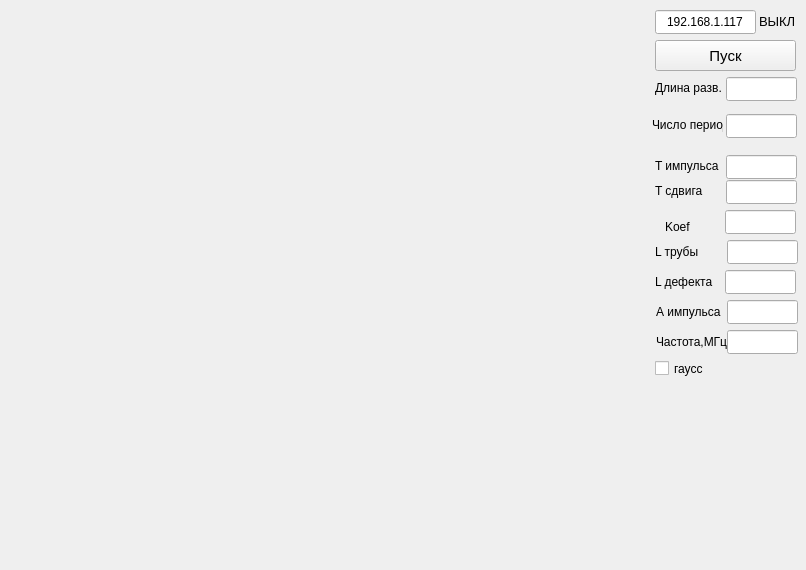
<?xml version="1.0" encoding="UTF-8"?>
<ui version="4.0">
 <class>q_red_pit_control</class>
 <widget class="QMainWindow" name="q_red_pit_control">
  <property name="geometry">
   <rect>
    <x>0</x>
    <y>0</y>
    <width>806</width>
    <height>570</height>
   </rect>
  </property>
  <property name="windowTitle">
   <string>q_red_pit_control</string>
  </property>
  <widget class="QWidget" name="centralWidget">
   <layout class="QHBoxLayout" name="horizontalLayout" stretch="1,0">
    <property name="spacing">
     <number>2</number>
    </property>
    <property name="leftMargin">
     <number>0</number>
    </property>
    <property name="topMargin">
     <number>0</number>
    </property>
    <property name="rightMargin">
     <number>0</number>
    </property>
    <property name="bottomMargin">
     <number>0</number>
    </property>
    <item>
     <widget class="PlotterWidget" name="widget_plot" native="true"/>
    </item>
    <item>
     <widget class="QWidget" name="widget" native="true">
      <property name="minimumSize">
       <size>
        <width>161</width>
        <height>0</height>
       </size>
      </property>
      <widget class="QLabel" name="label">
       <property name="geometry">
        <rect>
         <x>10</x>
         <y>76</y>
         <width>71</width>
         <height>24</height>
        </rect>
       </property>
       <property name="text">
        <string>Длина разв.</string>
       </property>
      </widget>
      <widget class="QLabel" name="label_con_state">
       <property name="geometry">
        <rect>
         <x>114</x>
         <y>11</y>
         <width>51</width>
         <height>21</height>
        </rect>
       </property>
       <property name="font">
        <font>
         <pointsize>10</pointsize>
        </font>
       </property>
       <property name="text">
        <string>ВЫКЛ</string>
       </property>
      </widget>
      <widget class="param_ed" name="ed_osc_length">
       <property name="geometry">
        <rect>
         <x>81</x>
         <y>77</y>
         <width>71</width>
         <height>24</height>
        </rect>
       </property>
       <property name="font">
        <font>
         <pointsize>11</pointsize>
        </font>
       </property>
       <property name="alignment">
        <set>Qt::AlignCenter</set>
       </property>
      </widget>
      <widget class="QLineEdit" name="lineEdit_ip">
       <property name="geometry">
        <rect>
         <x>10</x>
         <y>10</y>
         <width>101</width>
         <height>24</height>
        </rect>
       </property>
       <property name="font">
        <font>
         <pointsize>9</pointsize>
        </font>
       </property>
       <property name="text">
        <string>192.168.1.117</string>
       </property>
       <property name="alignment">
        <set>Qt::AlignCenter</set>
       </property>
      </widget>
      <widget class="QPushButton" name="pushButton_start_stop">
       <property name="geometry">
        <rect>
         <x>10</x>
         <y>40</y>
         <width>141</width>
         <height>31</height>
        </rect>
       </property>
       <property name="font">
        <font>
         <pointsize>11</pointsize>
        </font>
       </property>
       <property name="text">
        <string>Пуск</string>
       </property>
       <property name="checkable">
        <bool>true</bool>
       </property>
      </widget>
      <widget class="param_ed" name="ed_t_imp_len">
       <property name="geometry">
        <rect>
         <x>81</x>
         <y>155</y>
         <width>71</width>
         <height>24</height>
        </rect>
       </property>
       <property name="font">
        <font>
         <pointsize>11</pointsize>
        </font>
       </property>
       <property name="alignment">
        <set>Qt::AlignCenter</set>
       </property>
      </widget>
      <widget class="QLabel" name="label_t_imp">
       <property name="geometry">
        <rect>
         <x>10</x>
         <y>154</y>
         <width>71</width>
         <height>24</height>
        </rect>
       </property>
       <property name="text">
        <string>T импульса</string>
       </property>
      </widget>
      <widget class="param_ed" name="ed_t_imp_offset">
       <property name="geometry">
        <rect>
         <x>81</x>
         <y>180</y>
         <width>71</width>
         <height>24</height>
        </rect>
       </property>
       <property name="font">
        <font>
         <pointsize>11</pointsize>
        </font>
       </property>
       <property name="alignment">
        <set>Qt::AlignCenter</set>
       </property>
      </widget>
      <widget class="QLabel" name="label_t_imp_offset">
       <property name="geometry">
        <rect>
         <x>10</x>
         <y>179</y>
         <width>71</width>
         <height>24</height>
        </rect>
       </property>
       <property name="text">
        <string>T сдвига</string>
       </property>
      </widget>
      <widget class="param_ed" name="ed_t_cycle">
       <property name="geometry">
        <rect>
         <x>82</x>
         <y>240</y>
         <width>71</width>
         <height>24</height>
        </rect>
       </property>
       <property name="font">
        <font>
         <pointsize>11</pointsize>
        </font>
       </property>
       <property name="alignment">
        <set>Qt::AlignCenter</set>
       </property>
      </widget>
      <widget class="QLabel" name="label_t_def">
       <property name="geometry">
        <rect>
         <x>10</x>
         <y>270</y>
         <width>61</width>
         <height>24</height>
        </rect>
       </property>
       <property name="text">
        <string>L дефекта</string>
       </property>
      </widget>
      <widget class="QLabel" name="label_t_cycle">
       <property name="geometry">
        <rect>
         <x>10</x>
         <y>240</y>
         <width>51</width>
         <height>24</height>
        </rect>
       </property>
       <property name="text">
        <string>L трубы</string>
       </property>
      </widget>
      <widget class="param_ed" name="ed_t_def">
       <property name="geometry">
        <rect>
         <x>80</x>
         <y>270</y>
         <width>71</width>
         <height>24</height>
        </rect>
       </property>
       <property name="font">
        <font>
         <pointsize>11</pointsize>
        </font>
       </property>
       <property name="alignment">
        <set>Qt::AlignCenter</set>
       </property>
      </widget>
      <widget class="QLabel" name="label_a_imp">
       <property name="geometry">
        <rect>
         <x>11</x>
         <y>300</y>
         <width>71</width>
         <height>24</height>
        </rect>
       </property>
       <property name="text">
        <string>А импульса</string>
       </property>
      </widget>
      <widget class="param_ed" name="ed_a_imp">
       <property name="geometry">
        <rect>
         <x>82</x>
         <y>300</y>
         <width>71</width>
         <height>24</height>
        </rect>
       </property>
       <property name="font">
        <font>
         <pointsize>11</pointsize>
        </font>
       </property>
       <property name="alignment">
        <set>Qt::AlignCenter</set>
       </property>
      </widget>
      <widget class="QLabel" name="label_f_imp">
       <property name="geometry">
        <rect>
         <x>11</x>
         <y>330</y>
         <width>71</width>
         <height>24</height>
        </rect>
       </property>
       <property name="text">
        <string>Частота,МГц</string>
       </property>
      </widget>
      <widget class="param_ed" name="ed_f_imp">
       <property name="geometry">
        <rect>
         <x>82</x>
         <y>330</y>
         <width>71</width>
         <height>24</height>
        </rect>
       </property>
       <property name="font">
        <font>
         <pointsize>11</pointsize>
        </font>
       </property>
       <property name="alignment">
        <set>Qt::AlignCenter</set>
       </property>
      </widget>
      <widget class="QCheckBox" name="checkBox_gauss">
       <property name="geometry">
        <rect>
         <x>10</x>
         <y>360</y>
         <width>70</width>
         <height>17</height>
        </rect>
       </property>
       <property name="text">
        <string>гаусс</string>
       </property>
      </widget>
      <widget class="QLabel" name="label_num_periods">
       <property name="geometry">
        <rect>
         <x>7</x>
         <y>113</y>
         <width>71</width>
         <height>24</height>
        </rect>
       </property>
       <property name="text">
        <string>Число периодов</string>
       </property>
      </widget>
      <widget class="param_ed" name="ed_num_periods">
       <property name="geometry">
        <rect>
         <x>81</x>
         <y>114</y>
         <width>71</width>
         <height>24</height>
        </rect>
       </property>
       <property name="font">
        <font>
         <pointsize>11</pointsize>
        </font>
       </property>
       <property name="alignment">
        <set>Qt::AlignCenter</set>
       </property>
      </widget>
      <widget class="param_ed" name="ed_pre">
       <property name="geometry">
        <rect>
         <x>80</x>
         <y>210</y>
         <width>71</width>
         <height>24</height>
        </rect>
       </property>
       <property name="font">
        <font>
         <pointsize>11</pointsize>
        </font>
       </property>
       <property name="alignment">
        <set>Qt::AlignCenter</set>
       </property>
      </widget>
      <widget class="QLabel" name="label_2">
       <property name="geometry">
        <rect>
         <x>20</x>
         <y>220</y>
         <width>46</width>
         <height>13</height>
        </rect>
       </property>
       <property name="text">
        <string>Koef</string>
       </property>
      </widget>
     </widget>
    </item>
   </layout>
  </widget>
 </widget>
 <layoutdefault spacing="6" margin="11"/>
 <customwidgets>
  <customwidget>
   <class>PlotterWidget</class>
   <extends>QWidget</extends>
   <header location="global">PlotterWidget.h</header>
   <container>1</container>
  </customwidget>
  <customwidget>
   <class>param_ed</class>
   <extends>QLineEdit</extends>
   <header location="global">param_ed.h</header>
  </customwidget>
 </customwidgets>
 <tabstops>
  <tabstop>pushButton_start_stop</tabstop>
  <tabstop>lineEdit_ip</tabstop>
  <tabstop>ed_osc_length</tabstop>
 </tabstops>
 <resources/>
 <connections/>
</ui>
